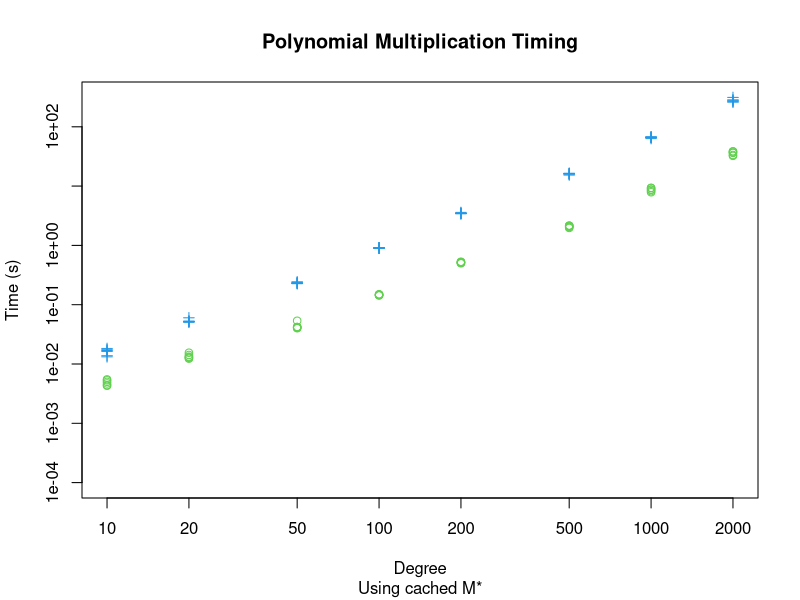

This figure's R source: (Note: this script raises an error after producing the figure.)
# R for plotting the results.
d <- read.table("results.csv", sep=",", header = TRUE)
fft <- d[d$type == "fft",]
naive <- d[d$type == "naïve",]
hart <- d[d$type == "hartley",]
foil <- d[d$type == "foil",]

# do the degree graph
x <- c(fft$degree)
y_fft <- c(fft$time)
y_naive <- c(naive$time)
y_hart <- c(hart$time)
y_foil <- c(foil$time)

plot(x,	y_fft, log="xy", xlab="Degree",
	ylab="Time (s)", main="Polynomial Multiplication Timing",
	ylim=c(min(y_foil),max(y_naive)), col=3, pch=1,
	sub="Using cached M*")

points(x, y_naive, col=4, pch=3)

# reset x
x <- c(foil$degree)
points(x, y_hart, col=5, pch=4) #?
points(x, y_foil, col=2, pch=2)

# need to adjust position
legend(10, 250, legend=c("FFT", "Naïve", "FOIL", "Hartley"),
	col=c(3,4,2,5), pch=c(1,3,2,4))

# this might work
dev.copy(png, "degrees.png")
dev.off()

# now do the sparsity graph
sfft <- foil[fft$degree == 1000,]
snaive <- naive[naive$degree == 1000,]
sfoil <- foil[foil$degree == 1000,]
shart <- hart[hart$degree == 1000,] # heh

x <- rev(c(sfft$sparsity))
y_fft <- rev(c(sfft$time))
y_naive <- rev(c(snaive$time))
y_hart <- rev(c(shart$time))
y_foil <- rev(c(sfoil$time))

plot(x, y_fft, log="x", xlab="Density (% non-zero elements)",
	ylab="Time (s)", main="Polynomial Multiplication Timing",
	ylim=c(min(y_foil), max(y_naive)), col=3,
	sub="Degree = 1000; Using cached M*")

points(x, y_foil, col=2, pch=2)
points(x, y_naive, col=4, pch=3)
points(x, y_hart, col=5, pch=4) #?

legend(2, 55, legend=c("FFT", "Naïve", "FOIL", "Hartley"),
	col=c(3,4,2,5), pch=c(1,3,2,4))

dev.copy(png, "sparse.png")
dev.off()
